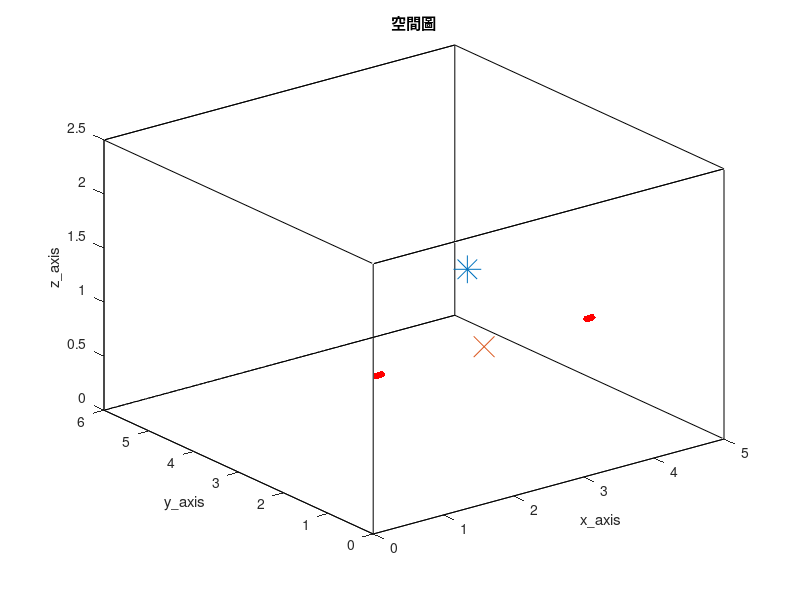

MATLAB code for this plot: (Note: this script raises an error after producing the figure.)
clc; clear;
close all;

tic

%% RIR parameter %%
SorNum = 1;                                              % source number
%%%%%%%%%%%%%%%%%%%%%%%%%%%%%%%%%%%%%%%%%%%%%%%%%%%%%%%%%%%%%%%%%%%%%%%%%%%%%%%%%%%%%%%%%%%%%%%%%%%%%%%%%%%%%%%%%%%
MicNum = 10;                                             % number of microphone
%%%%%%%%%%%%%%%%%%%%%%%%%%%%%%%%%%%%%%%%%%%%%%%%%%%%%%%%%%%%%%%%%%%%%%%%%%%%%%%%%%%%%%%%%%%%%%%%%%%%%%%%%%%%%%%%%%%
c = 343;                                                 % Sound velocity (m/s)
fs = 16000;                                              % Sample frequency (samples/s)

% subarray %
MicStart_left = [1, 1.5, 1];
MicStart_right = [4, 1.5, 1];
spacing = 0.02;
MicPos = zeros(MicNum, 3);
for i = 1:MicNum
    if i <= MicNum/2
        MicPos(i, :) = [MicStart_left(1, 1)+(i-1)*spacing, MicStart_left(1, 2), MicStart_left(1, 3)];
    else
        MicPos(i, :) = [MicStart_right(1, 1)+(i-MicNum/2-1)*spacing, MicStart_right(1, 2), MicStart_right(1, 3)];
    end

end

referencce_point = (MicPos(MicNum/2, :)+MicPos(MicNum/2+1, :))/2;

SorPos = [3.9, 4, 1];                                    % source position (m)
room_dim = [5, 6, 2.5];                                  % Room dimensions [x y z] (m)
%%%%%%%%%%%%%%%%%%%%%%%%%%%%%%%%%%%%%%%%%%%%%%%%%%%%%%%%%%%%%%%%%%%%%%%%%%%%%%%%%%%%%%%%%%%%%%%%%%%%%%%%%%%%%%%%%%%
reverberation_time = 0.2;                                % Reverberation time (s)
points_rir = 2048;                                       % Number of rir points (需比 reverberation time 還長)
%%%%%%%%%%%%%%%%%%%%%%%%%%%%%%%%%%%%%%%%%%%%%%%%%%%%%%%%%%%%%%%%%%%%%%%%%%%%%%%%%%%%%%%%%%%%%%%%%%%%%%%%%%%%%%%%%%%
mtype = 'omnidirectional';                               % Type of microphone
order = -1;                                              % -1 equals maximum reflection order!
dim = 3;                                                 % Room dimension
orientation = 0;                                         % Microphone orientation (rad)
hp_filter = 1;                                           % Disable high-pass filter

% 畫空間圖 %
figure(1);
plot3( [0 room_dim(1, 1) room_dim(1, 1) 0 0 0 room_dim(1, 1) room_dim(1, 1) 0 0 room_dim(1, 1) room_dim(1, 1) 0 0 room_dim(1, 1) room_dim(1, 1)], ...
       [0 0 room_dim(1, 2) room_dim(1, 2) 0 0 0 room_dim(1, 2) room_dim(1, 2) room_dim(1, 2) room_dim(1, 2) room_dim(1, 2) room_dim(1, 2) 0 0 0], ...
       [0 0 0 0 0 room_dim(1, 3) room_dim(1, 3) room_dim(1, 3) room_dim(1, 3) 0 0 room_dim(1, 3) room_dim(1, 3) room_dim(1, 3) room_dim(1, 3) 0] , 'k')
hold on
plot3(MicPos(:, 1), MicPos(:, 2), MicPos(:, 3), 'r.', 'MarkerSize', 15)
hold on
plot3(SorPos(:, 1), SorPos(:, 2), SorPos(:, 3), '*', 'MarkerSize', 20)
hold on
plot3(referencce_point(:, 1), referencce_point(:, 2), referencce_point(:, 3), 'x', 'MarkerSize', 15)
hold off
xlabel('x\_axis')
ylabel('y\_axis')
zlabel('z\_axis')
title('空間圖')
shg

angle_ground_truth = acos((SorPos-referencce_point)*[0; 1; 0]/norm(SorPos-referencce_point))/pi*180;
distance_ground_truth = norm(SorPos-referencce_point);

%% generate ground-truth RIR (h) %%
% 產生 RIR 和存.mat 檔 %
h = rir_generator(c, fs, MicPos, SorPos, room_dim, reverberation_time, points_rir, mtype, order, dim, orientation, hp_filter);
rir_filename_str = ['h\h_for_localization_', string(reverberation_time), 'x', string(MicNum), 'x', string(points_rir), '.mat'];
rir_filemane = join(rir_filename_str, '');
save(rir_filemane, 'h')

% load RIR 的 .mat 檔 %
rir_filename_str = ['h\h_for_localization_', string(reverberation_time), 'x', string(MicNum), 'x', string(points_rir), '.mat'];
rir_filemane = join(rir_filename_str, '');
load(rir_filemane)

look_mic = 1;
h_yaxis_upperlimit = max(h(look_mic, :)) + 0.01;
h_yaxis_underlimit = min(h(look_mic, :)) - 0.01;
% 畫 ground-truth RIR time plot %
figure(2)
plot(h(look_mic, :), 'r');
ylim([h_yaxis_underlimit h_yaxis_upperlimit])
title('ground-truth RIR')
xlabel('points')
ylabel('amplitude')
shg

%% window parameter %%
NFFT = 1024;
hopsize = 256;
win = hamming(NFFT);
frequency = NFFT/2 + 1;
freqs_vector = linspace(0, fs/2, frequency);

%% 讀音檔 or 產生 white noise source (source) %%
Second = 23;
SorLen =  Second*fs;

% load speech source %
% [source_transpose, fs] = audioread('245.wav', [1, SorLen]);    % speech source
% source = source_transpose.';

% load white noise source %
source = wgn(1, SorLen, 0);                                    % white noise source

%% 產生麥克風訊號，先在時域上 convolution 再做 stft (y_nodelay y_delay Y_delay ) %%
% convolution source and RIR %
as = zeros(MicNum, points_rir+SorLen-1);
for i = 1 : MicNum
    as(i, :) = conv(h(i, :), source);
end

y_nodelay = as(:, 1:SorLen);
y_nodelay_transpose = y_nodelay.';
[Y_nodelay, ~, ~] = stft(y_nodelay_transpose, fs, Window=win, OverlapLength=NFFT-hopsize, FFTLength=NFFT, FrequencyRange='onesided');
NumOfFrame = size(Y_nodelay, 2);

%% compute Ryy %%
Ryy = zeros(MicNum, MicNum, frequency);
for_fac = 0.001;
for n = 1:frequency
    for FrameNo = 1:NumOfFrame
%         Ryy(:, :, n) = for_fac*Ryy(:, :, n) + (1-for_fac)*squeeze(Y_nodelay(n, FrameNo, :))*squeeze(Y_nodelay(n, FrameNo, :))';
        Ryy(:, :, n) = Ryy(:, :, n) + squeeze(Y_nodelay(n, FrameNo, :))*squeeze(Y_nodelay(n, FrameNo, :))';
    end
    
end

Ryy = Ryy/NumOfFrame;

%% redefine MicPos %%
MicPos = MicPos - referencce_point;

%% check angle function is convex or not %%
angle = -90:1:90;
output_abs_angle = zeros(size(angle, 2), 1);
dia_load_beamformer = 10^(-2);
angle_count = 0;
frequency_lower_bound = 300;

array_output_power = zeros(frequency, size(angle, 2));

for ang = angle
    angle_count = angle_count + 1;
    kappa = [sind(ang), cosd(ang), 0];
    for n = frequency_lower_bound:frequency
        omega = 2*pi*freqs_vector(n);
        steer_vec = exp(1j*omega/c*kappa*MicPos.').';
%         w = steer_vec/MicNum;
%         for FrameNo = 1:NumOfFrame
%             array_output_power(n, angle_count) =array_output_power(n, angle_count) + abs(w'*squeeze(Y_nodelay(n, FrameNo, :)));
%         end
        
        array_output_power(n, angle_count) = 1/(steer_vec'*inv(Ryy(:, :, n)+dia_load_beamformer*eye(MicNum))*steer_vec);
        output_abs_angle(angle_count, :) = output_abs_angle(angle_count, :) + abs(array_output_power(n, angle_count));

%         output_abs_angle(angle_count, :) = output_abs_angle(angle_count, :) + abs(array_output_power);

    end

end

figure(23);
mesh(10*log10(abs(array_output_power)))
colorbar
view(2)

[~, argmax_tf] = max(abs(h.'));


figure(3)
plot(angle, output_abs_angle.');
title('angle function')
xlabel('angle')
ylabel('output power')
shg

%% GSS for angle-wise freefield plane wave localization %%
[~, max_index] = max(output_abs_angle);
left_bound = angle(:, max_index-1);
right_bound = angle(:, max_index+1);
golden_ratio = (1+sqrt(5))/2;
search_ratio = golden_ratio - 1;
stop_criteron = 1e-7;
iteration_times_angle = 0;

while 1
    iteration_times_angle = iteration_times_angle + 1;
    left_insert = right_bound - search_ratio*(right_bound-left_bound);
    right_insert = left_bound + search_ratio*(right_bound-left_bound);
    
    left_insert_output = GSS_MPDR_angle_obj_func(left_insert, frequency_lower_bound, frequency, freqs_vector, c, MicPos, Ryy, MicNum, dia_load_beamformer);
    right_insert_output = GSS_MPDR_angle_obj_func(right_insert, frequency_lower_bound, frequency, freqs_vector, c, MicPos, Ryy, MicNum, dia_load_beamformer);

    if left_insert_output > right_insert_output
        right_bound = right_insert;
    elseif left_insert_output <= right_insert_output
        left_bound = left_insert;
    end

    if right_bound-left_bound < stop_criteron
        break
    end

end

final_angle = (left_bound+right_bound)/2;

%% GSS for distnce-wise RTF cosine similarity %%
left_bound = 0;
right_bound = 2;
iteration_times_distnce = 0;
left_move = 1;
right_move = 1;

while 1
    iteration_times_distnce = iteration_times_distnce + 1;
    left_insert = right_bound - search_ratio*(right_bound-left_bound);
    right_insert = left_bound + search_ratio*(right_bound-left_bound);

    if right_move == 1 && left_move == 1
        left_insert_output = GSS_RTF_distance_obj_func(left_insert, final_angle, NFFT, hopsize, fs, y_nodelay, MicNum, MicPos);
        right_insert_output = GSS_RTF_distance_obj_func(right_insert, final_angle, NFFT, hopsize, fs, y_nodelay, MicNum, MicPos);
        right_move = 0;
        leftt_move = 0;

    elseif right_move == 1 && left_move == 0
        right_insert_output = left_insert_output;
        left_insert_output = GSS_RTF_distance_obj_func(left_insert, final_angle, NFFT, hopsize, fs, y_nodelay, MicNum, MicPos);
        right_move = 0;

    elseif right_move == 0 && left_move == 1
        left_insert_output = right_insert_output;
        right_insert_output = GSS_RTF_distance_obj_func(right_insert, final_angle, NFFT, hopsize, fs, y_nodelay, MicNum, MicPos);
        leftt_move = 0;

    end

    if left_insert_output > right_insert_output
        right_bound = right_insert;
        right_move = 1;

    elseif left_insert_output <= right_insert_output
        left_bound = left_insert;
        left_move = 1;

    end

    if right_bound-left_bound < stop_criteron
        break

    end

end

final_distance = (left_bound+right_bound)/2;

toc
